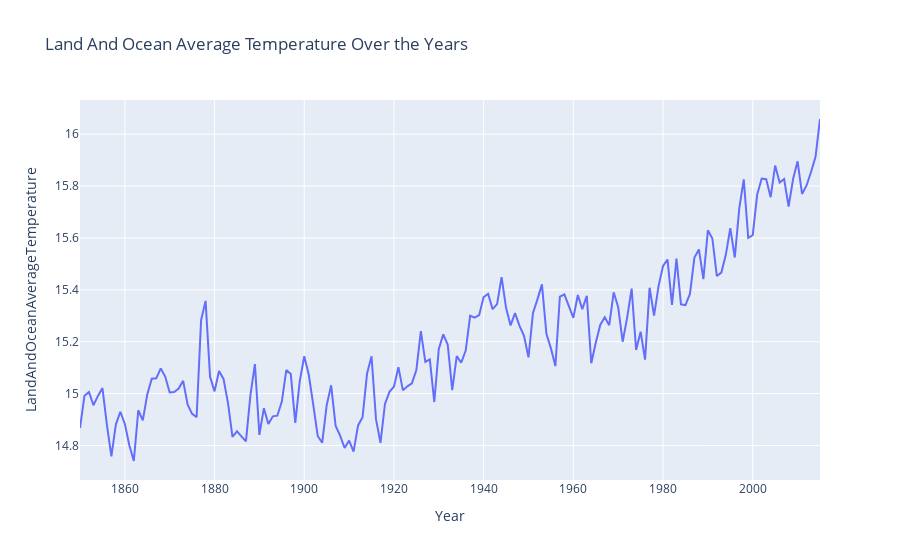

Source (notebook cell):
### Code cell
fig3 = px.line(GroupByYear, x='Year', y='LandAndOceanAverageTemperature', title='Land And Ocean Average Temperature Over the Years')
fig.update_traces(line=dict(color='royalblue', width=2))
fig.update_layout(xaxis=dict(title='year', showgrid=True, gridwidth=0.5, gridcolor='grey'),
                  yaxis=dict(title='Temperature In Celsius', showgrid=True, gridwidth=0.5, gridcolor='grey'),
                  plot_bgcolor='white', 
                  legend=dict(title='Temperature Type', orientation='h', y=1.1, x=0.5))

fig3.show()

### Figure 1 — Plotly figure (JSON) as saved in the notebook; plotly's stock layout.template omitted (floating-point values rounded to 4 significant figures; data arrays with more than 128 entries replaced by an {"elided": "..."} marker saying what was removed)
{"data": [{"hovertemplate": "Year=%{x}<br>LandAndOceanAverageTemperature=%{y}<extra></extra>", "legendgroup": "", "line": {"color": "#636efa", "dash": "solid"}, "marker": {"symbol": "circle"}, "mode": "lines", "name": "", "orientation": "v", "showlegend": false, "type": "scatter", "x": {"elided": "166 int values"}, "xaxis": "x", "y": {"elided": "166 float values"}, "yaxis": "y"}], "layout": {"legend": {"tracegroupgap": 0}, "title": {"text": "Land And Ocean Average Temperature Over the Years"}, "xaxis": {"anchor": "y", "domain": [0, 1], "title": {"text": "Year"}}, "yaxis": {"anchor": "x", "domain": [0, 1], "title": {"text": "LandAndOceanAverageTemperature"}}}}
